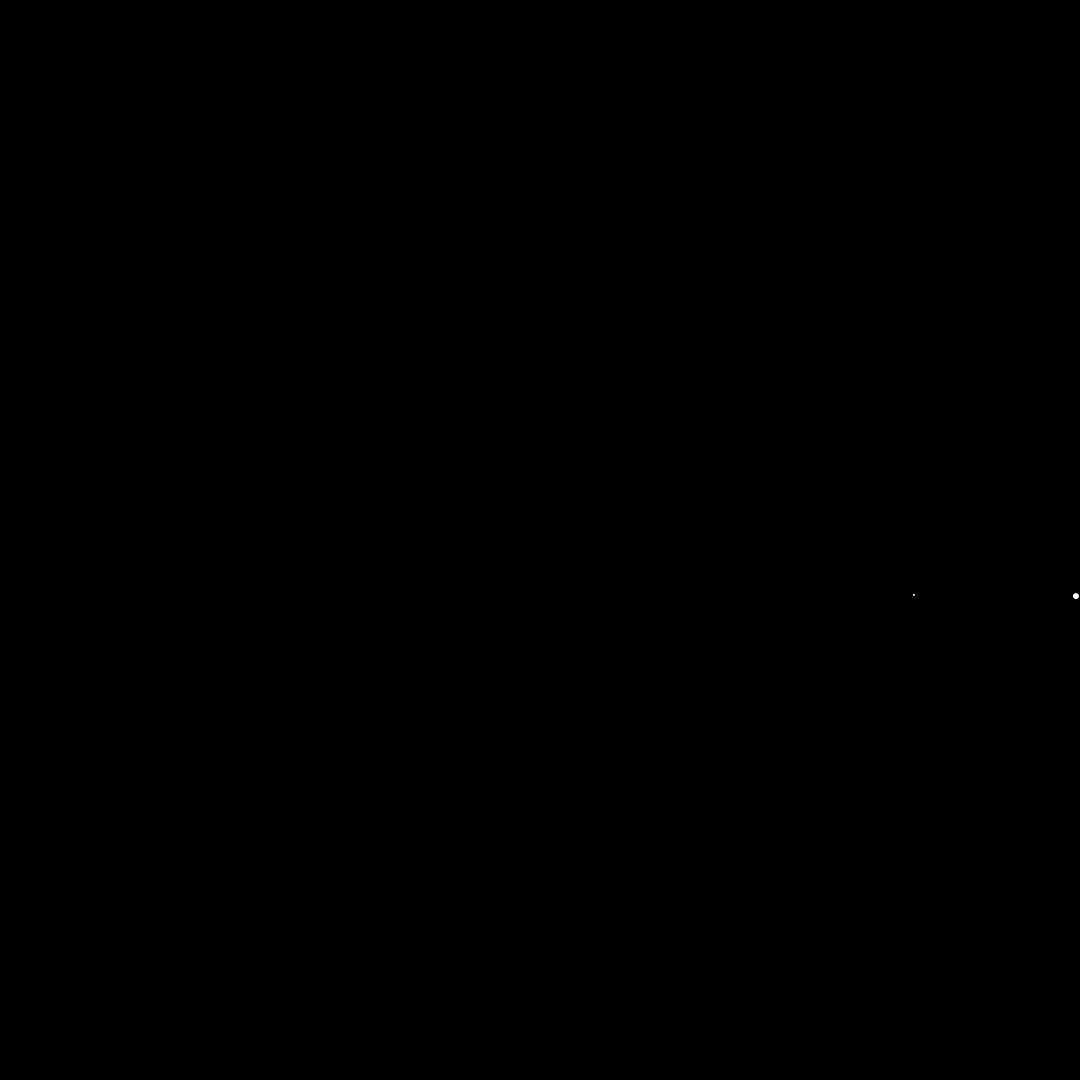
Frame 1 (no input)
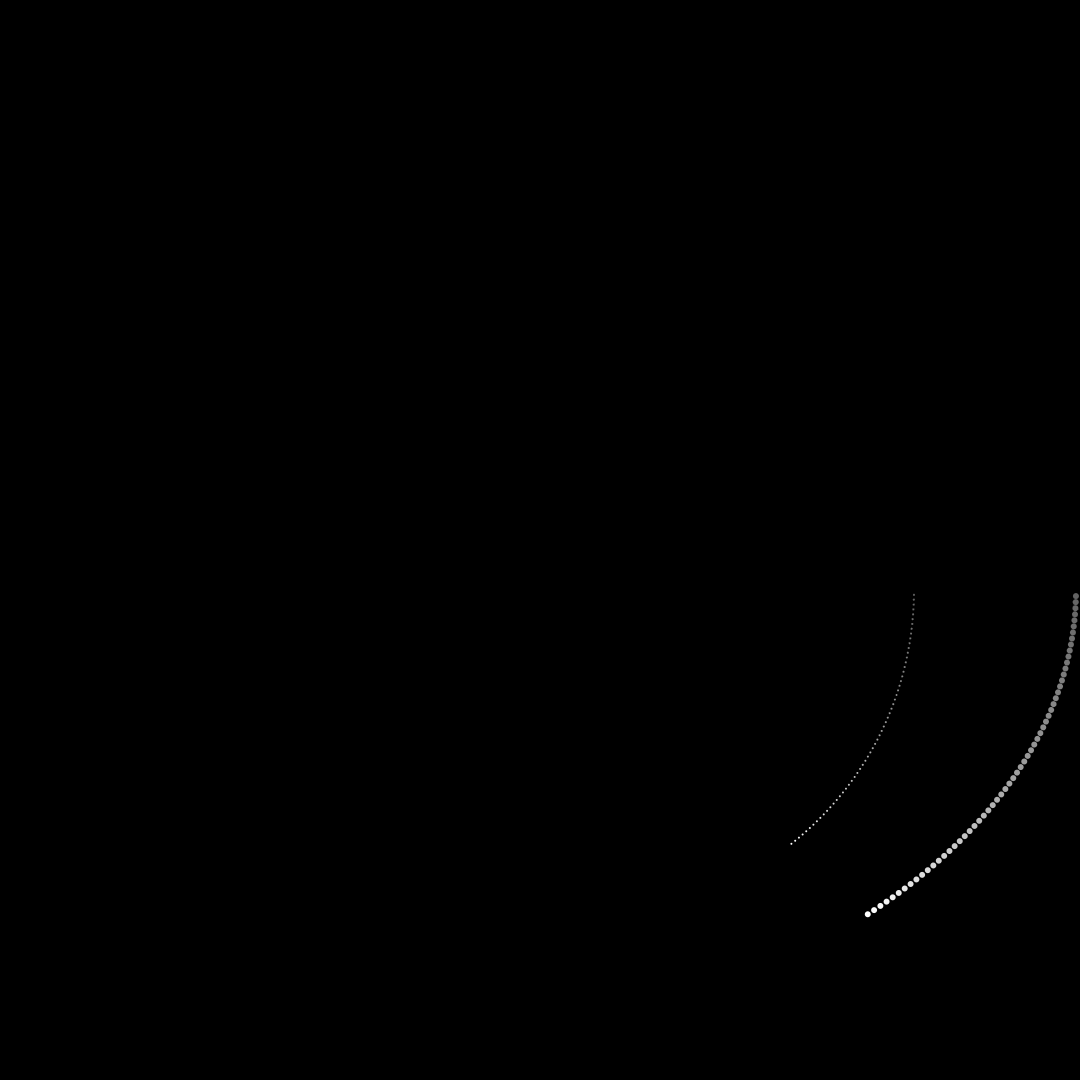
Frame 60 (the mouse pressed at the canvas centre just before this capture)
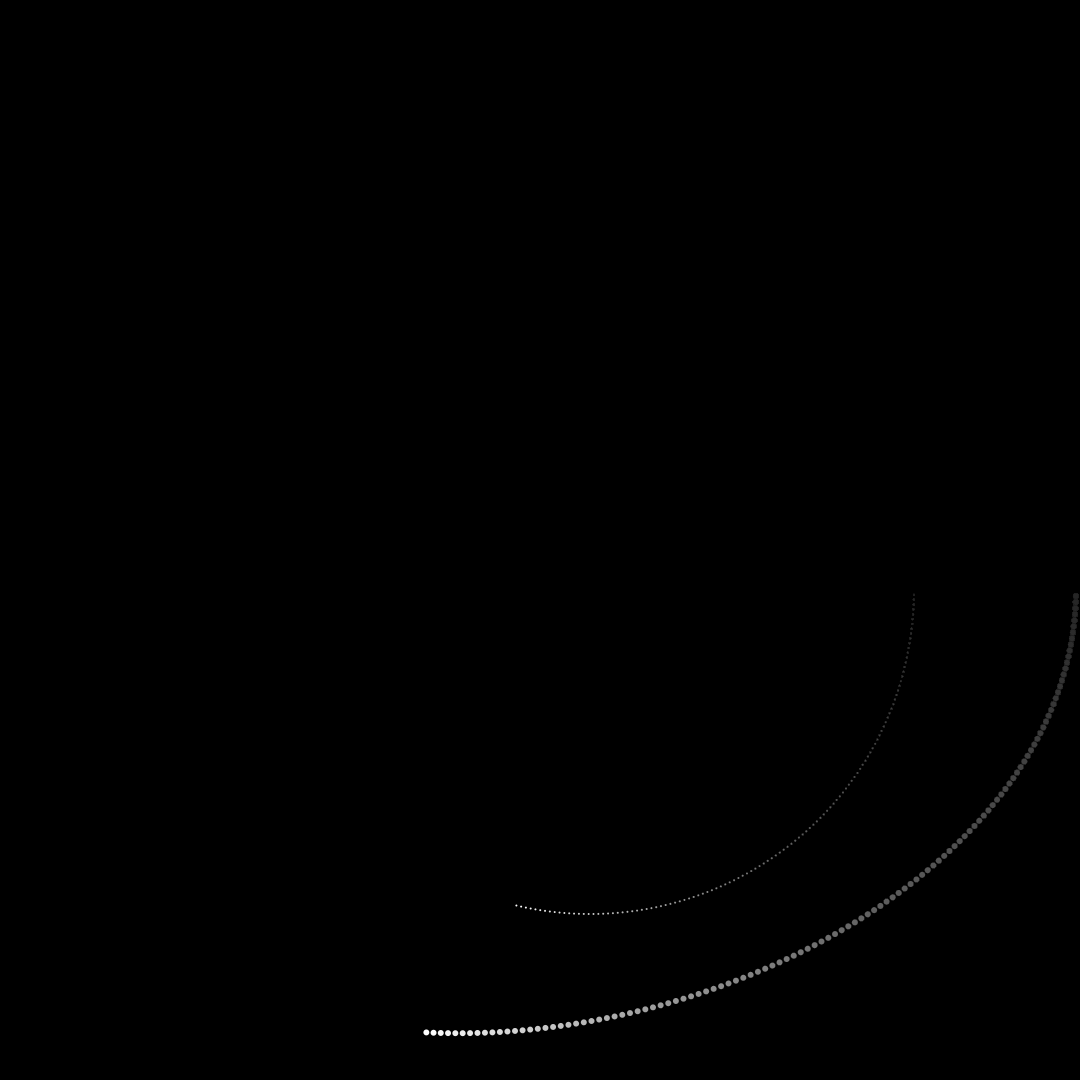
Frame 120 (the mouse held since frame 60 and released just before this capture)

The Processing sketch that drew these frames (run headless with seeded random() and noise(); from frame 60 on, the mouse is pressed at the canvas centre):

// Processing sketch: week09_alptugan_cheapTricks_11
// ── week09_alptugan_cheapTricks_11.pde
float angle = 0.0; // Current angle
float speed = 0.015; // Speed of motion
float radius = 30.0; // Range of motion
float sx = 1.20;
float sy = 0.5;
void setup() { 
  surface.setLocation(0, 0);
  size(1080, 1080); 
  smooth(); 
  noStroke();
  background(0);

  radius = height * 0.3;
}
void draw() {
  fill(0, 4);
  rect(0, 0, width, height);
  
  pushMatrix();
  translate(width*0.5, height*0.5);
  angle += speed; // Update the angle
  float sinval = sin(angle);
  float cosval = cos(angle);
  // Set the position of the small circle based on new // values from sine and cosine
  float x = 50 + (cosval * radius);
  float y = 50 + (sinval * radius);
  fill(255);
  ellipse(x, y, 2, 2); // Draw smaller circle
  // Set the position of the large circles based on the // new position of the small circle
  float x2 = x + cos(angle * sx) * radius/2;
  float y2 = y + sin(angle * sy) * radius/2; 
  ellipse(x2, y2, 6, 6); // Draw larger circle
  
//  stroke(255);
  //line(x, y, x2, y2);
  
  popMatrix();
}
